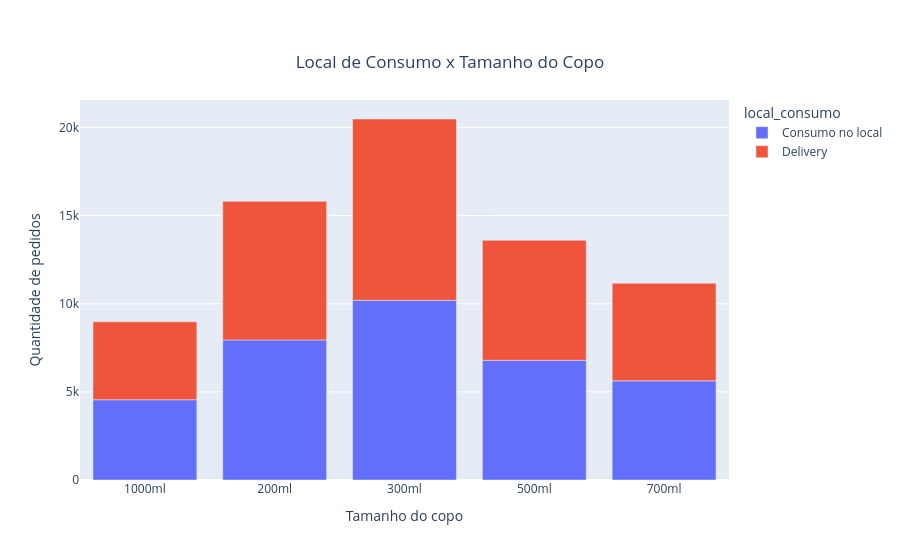

The notebook cell saved with this chart:
### Markdown cell above
Comparar a quantidade de pedidos por diferentes tamanhos de produto e tipo de consumo (no local vs delivery).

### Code cell
df_grouped = df.groupby(["tamanho", "local_consumo"]).size().reset_index(name="count")

fig = px.bar(
    df_grouped,
    x="tamanho",
    y="count",
    color="local_consumo",
    title="Local de Consumo x Tamanho do Copo",
)
fig.update_layout(
    xaxis_title="Tamanho do copo",
    yaxis_title="Quantidade de pedidos",
    title={
        'text': "Local de Consumo x Tamanho do Copo",
        'y': 0.9,
        'x': 0.5,
        'xanchor': 'center',
        'yanchor': 'top'
    }
)

fig.show()

### Figure 1 — Plotly figure (JSON) as saved in the notebook; plotly's stock layout.template omitted (floating-point values rounded to 4 significant figures)
{"data": [{"alignmentgroup": "True", "hovertemplate": "local_consumo=Consumo no local<br>tamanho=%{x}<br>count=%{y}<extra></extra>", "legendgroup": "Consumo no local", "marker": {"color": "#636efa", "pattern": {"shape": ""}}, "name": "Consumo no local", "offsetgroup": "Consumo no local", "orientation": "v", "showlegend": true, "textposition": "auto", "x": ["1000ml", "200ml", "300ml", "500ml", "700ml"], "xaxis": "x", "y": [4552, 7942, 10192, 6788, 5625], "yaxis": "y", "type": "bar"}, {"alignmentgroup": "True", "hovertemplate": "local_consumo=Delivery<br>tamanho=%{x}<br>count=%{y}<extra></extra>", "legendgroup": "Delivery", "marker": {"color": "#EF553B", "pattern": {"shape": ""}}, "name": "Delivery", "offsetgroup": "Delivery", "orientation": "v", "showlegend": true, "textposition": "auto", "x": ["1000ml", "200ml", "300ml", "500ml", "700ml"], "xaxis": "x", "y": [4420, 7862, 10283, 6803, 5533], "yaxis": "y", "type": "bar"}], "layout": {"xaxis": {"anchor": "y", "domain": [0.0, 1.0], "title": {"text": "Tamanho do copo"}}, "yaxis": {"anchor": "x", "domain": [0.0, 1.0], "title": {"text": "Quantidade de pedidos"}}, "legend": {"title": {"text": "local_consumo"}, "tracegroupgap": 0}, "title": {"text": "Local de Consumo x Tamanho do Copo", "y": 0.9, "x": 0.5, "xanchor": "center", "yanchor": "top"}, "barmode": "relative"}}
